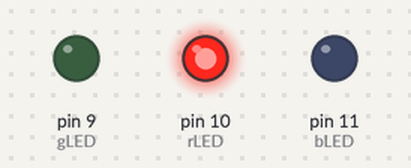
Recording of a sketch running on a simulated Arduino Uno, built with avr-gcc and run on an emulated ATmega328P. On the bench: output pins drawn as LEDs (lit = HIGH).

Above: at 0.15 s.
Timing chart, 0 to 1.6 s (numbered marks = the images above):
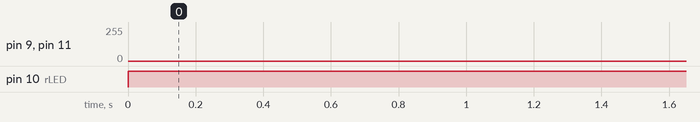

Measured:
- by itself, pin 10 (rLED): LOW → HIGH at 0.00 s

The sketch:

Lektion_10_ANDOR_RGBLED.ino
```cpp
#define rLED 10
#define gLED 9
#define bLED 11

void setup() {
   pinMode(rLED, OUTPUT);
   pinMode(gLED, OUTPUT);
   pinMode(bLED, OUTPUT);
}

int rHell = 0;
int gHell = 175;
int bHell = 255;

int rAdd = 1;
int gAdd = -1;
int bAdd = -1;

void loop() {
  analogWrite(rLED, rHell);
  analogWrite(gLED, gHell);
  analogWrite(bLED, bHell);

  if(rHell == 0 || rHell == 255){
    rAdd = rAdd * -1;
  }

  if(gHell == 0 || gHell == 255){
    gAdd = gAdd * -1;
  }

  if(bHell == 0 || bHell == 255){
    bAdd = bAdd * -1;
  }

  rHell = rHell + rAdd;
  gHell = gHell + gAdd;
  bHell = bHell + bAdd;
  delay(1);
}

void R_LED_TEST(){
  digitalWrite(rLED, HIGH);
  delay(200);
  digitalWrite(rLED, LOW);
  delay(200);
}

void G_LED_TEST(){

}

void B_LED_TEST(){

}
```
